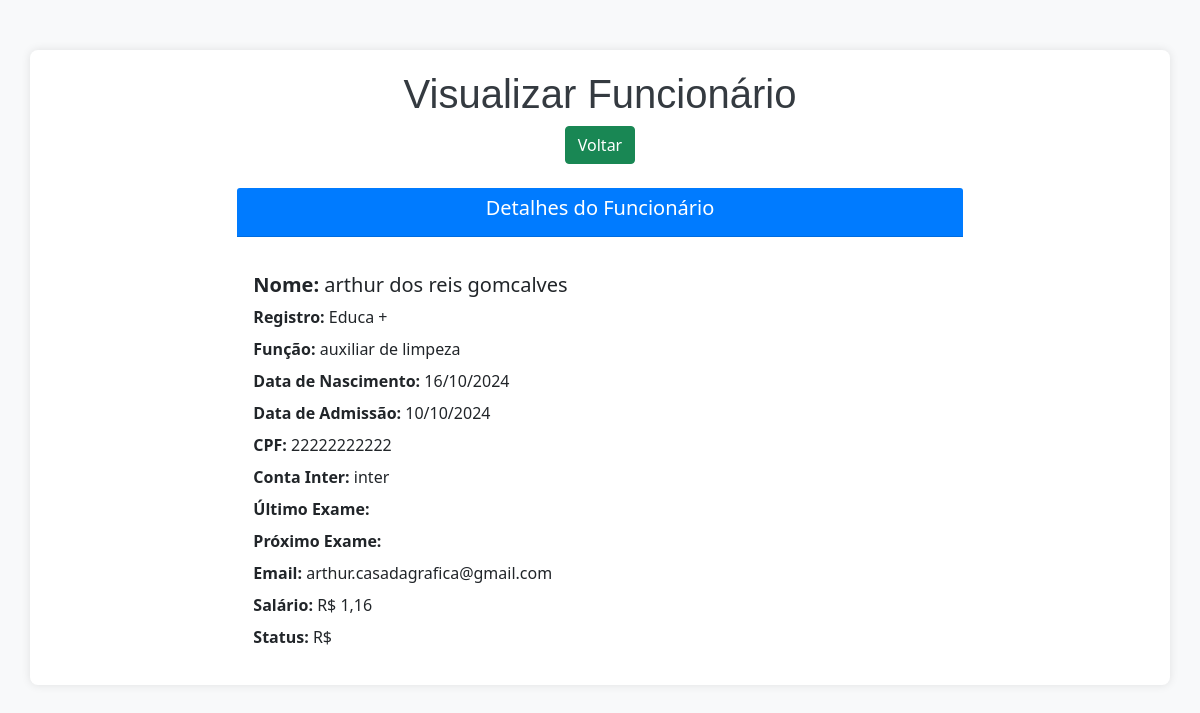
Before: /view/2/ with the older database file.
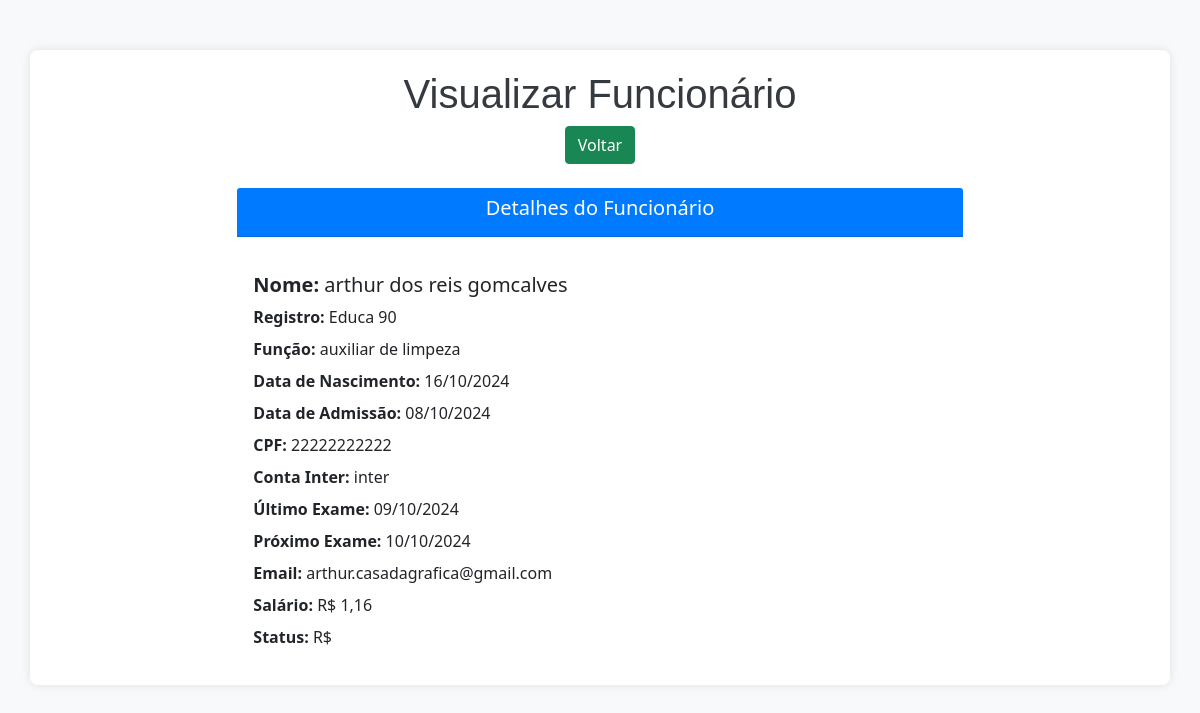
After: the same page with the newer database file.
### app/models.py (models this page shows, shortened)
class Funcionarios(models.Model):
    cpf_validator = RegexValidator(
        r'^\d{11}$',
        'O CPF deve ter 11 dígitos numéricos.'
    )
    nome = models.CharField(max_length=150, verbose_name='Nome')
    registro = models.CharField(max_length=50, verbose_name='Registro')
    funcao = models.CharField(max_length=100, verbose_name='Função')
    data_nascimento = models.DateField(verbose_name='Data de Nascimento')
    data_admissao = models.DateField(verbose_name='Data de Admissão')
    cpf = models.CharField(max_length=11, validators=[cpf_validator], unique=True, verbose_name='CPF')
    conta_inter = models.CharField(max_length=20, verbose_name='Conta Inter')
    ultimo_exame = models.DateField(null=True, blank=True, verbose_name='Último Exame')
    proximo_exame = models.DateField(null=True, blank=True, verbose_name='Próximo Exame')
    email = models.EmailField(max_length=100, validators=[EmailValidator()], unique=True, verbose_name='Email')
    salario = models.DecimalField(max_digits=10, decimal_places=2, verbose_name='Salário')
    status = models.CharField(max_length=50, verbose_name='status')

### app/views.py (the view)
# urls.py: path('view/<int:pk>/', view, name='view'),
def view(request, pk):
    funcionario = get_object_or_404(Funcionarios, pk=pk)
    return render(request, 'Funcionarios/view.html', {'db': funcionario})

### app/templates/Funcionarios/view.html (shortened to what this page needs)
<!DOCTYPE html>
<html lang="pt-br">
<head>
    <link href="https://cdn.jsdelivr.net/npm/bootstrap@5.0.2/dist/css/bootstrap.min.css" rel="stylesheet">
</head>
<body>
    <div class="container">
        <div class="text-center mb-4">
            <h1>Visualizar Funcionário</h1>
            <a href="/indexFuncionarios" class="btn btn-success">Voltar</a>
        </div>
        <div class="row justify-content-center">
            <div class="col-md-8">
                <div class="card">
                    <div class="card-header text-center">
                        <h5>Detalhes do Funcionário</h5>
                    </div>
                    <div class="card-body">
                        <h5 class="card-title"><strong>Nome:</strong> {{ db.nome }}</h5>
                        <p class="card-text"><strong>Registro:</strong> {{ db.registro }}</p>
                        <p class="card-text"><strong>Função:</strong> {{ db.funcao }}</p>
                        <p class="card-text"><strong>Data de Nascimento:</strong> {{ db.data_nascimento|date:"d/m/Y" }}</p>
                        <p class="card-text"><strong>Data de Admissão:</strong> {{ db.data_admissao|date:"d/m/Y" }}</p>
                        <p class="card-text"><strong>CPF:</strong> {{ db.cpf }}</p>
                        <p class="card-text"><strong>Conta Inter:</strong> {{ db.conta_inter }}</p>
                        <p class="card-text"><strong>Último Exame:</strong> {{ db.ultimo_exame|date:"d/m/Y" }}</p>
                        <p class="card-text"><strong>Próximo Exame:</strong> {{ db.proximo_exame|date:"d/m/Y" }}</p>
                        <p class="card-text"><strong>Email:</strong> {{ db.email }}</p>
                        <p class="card-text"><strong>Salário:</strong> R$ {{ db.salario }}</p>
                        <p class="card-text"><strong>Status:</strong> R$ {{ db.status }}</p>
                    </div>
                </div>
            </div>
        </div>
    </div>
</body>
</html>

### app/templates/Funcionarios/view.html (style rules this page uses)
body { background-color: #f8f9fa; }
h1 { color: #343a40; font-family: 'Arial', sans-serif; }
.container { margin-top: 50px; padding: 20px; background-color: #ffffff; border-radius: 0.5rem; box-shadow: 0 0 10px rgba(0, 0, 0, 0.1); }
.card { border: none; }
.card-header { background-color: #007bff; color: white; border-radius: 0.5rem 0.5rem 0 0; }
.card-title, .card-text { margin-bottom: 0.5rem; }
.btn-success { transition: background-color 0.3s ease; }
.text-center { margin-bottom: 20px; }

Changed rows visible on the page:
changed Funcionarios "arthur dos reis gomcalves": registro "Educa +" → "Educa 90"; data_admissao "10/10/2024" → "08/10/2024"; ultimo_exame (not shown) → "09/10/2024"; proximo_exame (not shown) → "10/10/2024"
